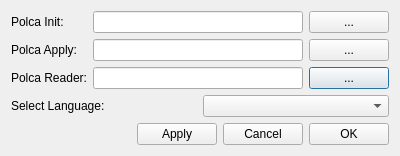
<?xml version="1.0" encoding="UTF-8"?>
<ui version="4.0">
 <class>pogadeSettings</class>
 <widget class="QDialog" name="pogadeSettings">
  <property name="geometry">
   <rect>
    <x>0</x>
    <y>0</y>
    <width>400</width>
    <height>143</height>
   </rect>
  </property>
  <property name="windowTitle">
   <string>Pogade Settings</string>
  </property>
  <layout class="QVBoxLayout" name="verticalLayout">
   <item>
    <layout class="QGridLayout" name="gridLayout">
     <item row="3" column="0">
      <widget class="QLabel" name="label">
       <property name="text">
        <string>Polca Reader:</string>
       </property>
      </widget>
     </item>
     <item row="3" column="2">
      <widget class="QPushButton" name="buttonPRSelect">
       <property name="text">
        <string>...</string>
       </property>
      </widget>
     </item>
     <item row="3" column="1">
      <widget class="QLineEdit" name="linePR"/>
     </item>
     <item row="1" column="0">
      <widget class="QLabel" name="label_3">
       <property name="enabled">
        <bool>true</bool>
       </property>
       <property name="text">
        <string>Polca Init:</string>
       </property>
      </widget>
     </item>
     <item row="1" column="1">
      <widget class="QLineEdit" name="linePI">
       <property name="enabled">
        <bool>true</bool>
       </property>
      </widget>
     </item>
     <item row="1" column="2">
      <widget class="QPushButton" name="buttonPISelect">
       <property name="enabled">
        <bool>true</bool>
       </property>
       <property name="text">
        <string>...</string>
       </property>
      </widget>
     </item>
     <item row="2" column="0">
      <widget class="QLabel" name="label_4">
       <property name="text">
        <string>Polca Apply:</string>
       </property>
      </widget>
     </item>
     <item row="2" column="1">
      <widget class="QLineEdit" name="linePA"/>
     </item>
     <item row="2" column="2">
      <widget class="QPushButton" name="buttonPASelect">
       <property name="text">
        <string>...</string>
       </property>
      </widget>
     </item>
    </layout>
   </item>
   <item>
    <layout class="QHBoxLayout" name="horizontalLayout_2">
     <item>
      <widget class="QLabel" name="label_2">
       <property name="text">
        <string>Select Language:</string>
       </property>
      </widget>
     </item>
     <item>
      <widget class="QComboBox" name="comboLanguage"/>
     </item>
    </layout>
   </item>
   <item>
    <layout class="QHBoxLayout" name="horizontalLayout_3">
     <item>
      <spacer name="horizontalSpacer">
       <property name="orientation">
        <enum>Qt::Horizontal</enum>
       </property>
       <property name="sizeHint" stdset="0">
        <size>
         <width>40</width>
         <height>20</height>
        </size>
       </property>
      </spacer>
     </item>
     <item>
      <widget class="QPushButton" name="buttonApply">
       <property name="text">
        <string>Apply</string>
       </property>
      </widget>
     </item>
     <item>
      <widget class="QPushButton" name="buttonCancel">
       <property name="text">
        <string>Cancel</string>
       </property>
      </widget>
     </item>
     <item>
      <widget class="QPushButton" name="buttonOK">
       <property name="text">
        <string>OK</string>
       </property>
      </widget>
     </item>
    </layout>
   </item>
  </layout>
 </widget>
 <resources/>
 <connections>
  <connection>
   <sender>buttonApply</sender>
   <signal>clicked()</signal>
   <receiver>pogadeSettings</receiver>
   <slot>doApply()</slot>
   <hints>
    <hint type="sourcelabel">
     <x>177</x>
     <y>245</y>
    </hint>
    <hint type="destinationlabel">
     <x>199</x>
     <y>149</y>
    </hint>
   </hints>
  </connection>
  <connection>
   <sender>buttonOK</sender>
   <signal>clicked()</signal>
   <receiver>pogadeSettings</receiver>
   <slot>doOK()</slot>
   <hints>
    <hint type="sourcelabel">
     <x>349</x>
     <y>245</y>
    </hint>
    <hint type="destinationlabel">
     <x>199</x>
     <y>149</y>
    </hint>
   </hints>
  </connection>
  <connection>
   <sender>buttonCancel</sender>
   <signal>clicked()</signal>
   <receiver>pogadeSettings</receiver>
   <slot>doCancel()</slot>
   <hints>
    <hint type="sourcelabel">
     <x>263</x>
     <y>245</y>
    </hint>
    <hint type="destinationlabel">
     <x>199</x>
     <y>149</y>
    </hint>
   </hints>
  </connection>
  <connection>
   <sender>buttonPRSelect</sender>
   <signal>clicked()</signal>
   <receiver>pogadeSettings</receiver>
   <slot>chooseToolPR()</slot>
   <hints>
    <hint type="sourcelabel">
     <x>349</x>
     <y>53</y>
    </hint>
    <hint type="destinationlabel">
     <x>199</x>
     <y>149</y>
    </hint>
   </hints>
  </connection>
  <connection>
   <sender>buttonPISelect</sender>
   <signal>clicked()</signal>
   <receiver>pogadeSettings</receiver>
   <slot>chooseToolPI()</slot>
   <hints>
    <hint type="sourcelabel">
     <x>349</x>
     <y>18</y>
    </hint>
    <hint type="destinationlabel">
     <x>199</x>
     <y>71</y>
    </hint>
   </hints>
  </connection>
  <connection>
   <sender>buttonPASelect</sender>
   <signal>clicked()</signal>
   <receiver>pogadeSettings</receiver>
   <slot>chooseToolPA()</slot>
   <hints>
    <hint type="sourcelabel">
     <x>349</x>
     <y>41</y>
    </hint>
    <hint type="destinationlabel">
     <x>199</x>
     <y>71</y>
    </hint>
   </hints>
  </connection>
 </connections>
 <slots>
  <slot>doApply()</slot>
  <slot>doCancel()</slot>
  <slot>doOK()</slot>
  <slot>chooseToolPR()</slot>
  <slot>chooseToolPI()</slot>
  <slot>chooseToolPA()</slot>
 </slots>
</ui>
